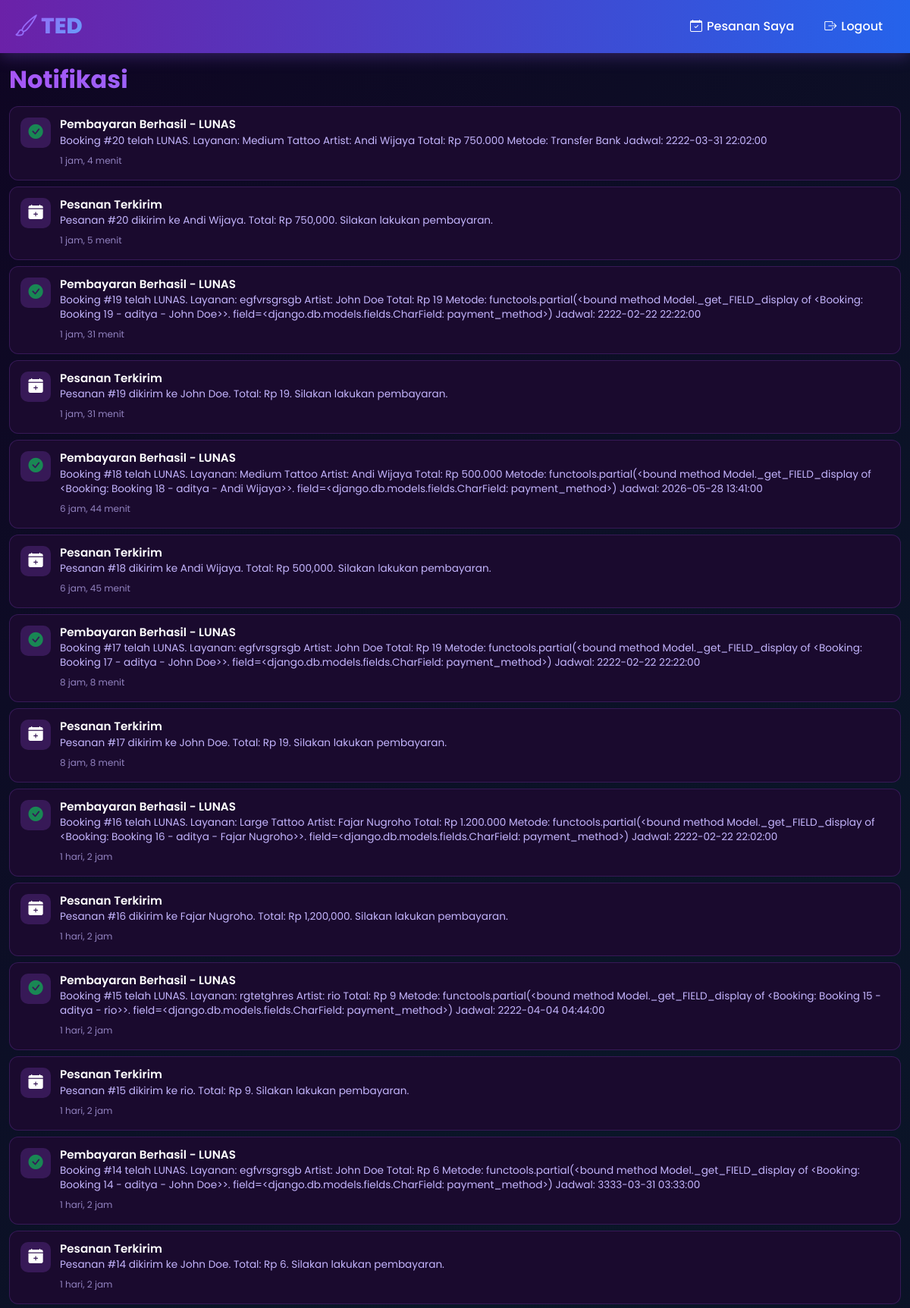
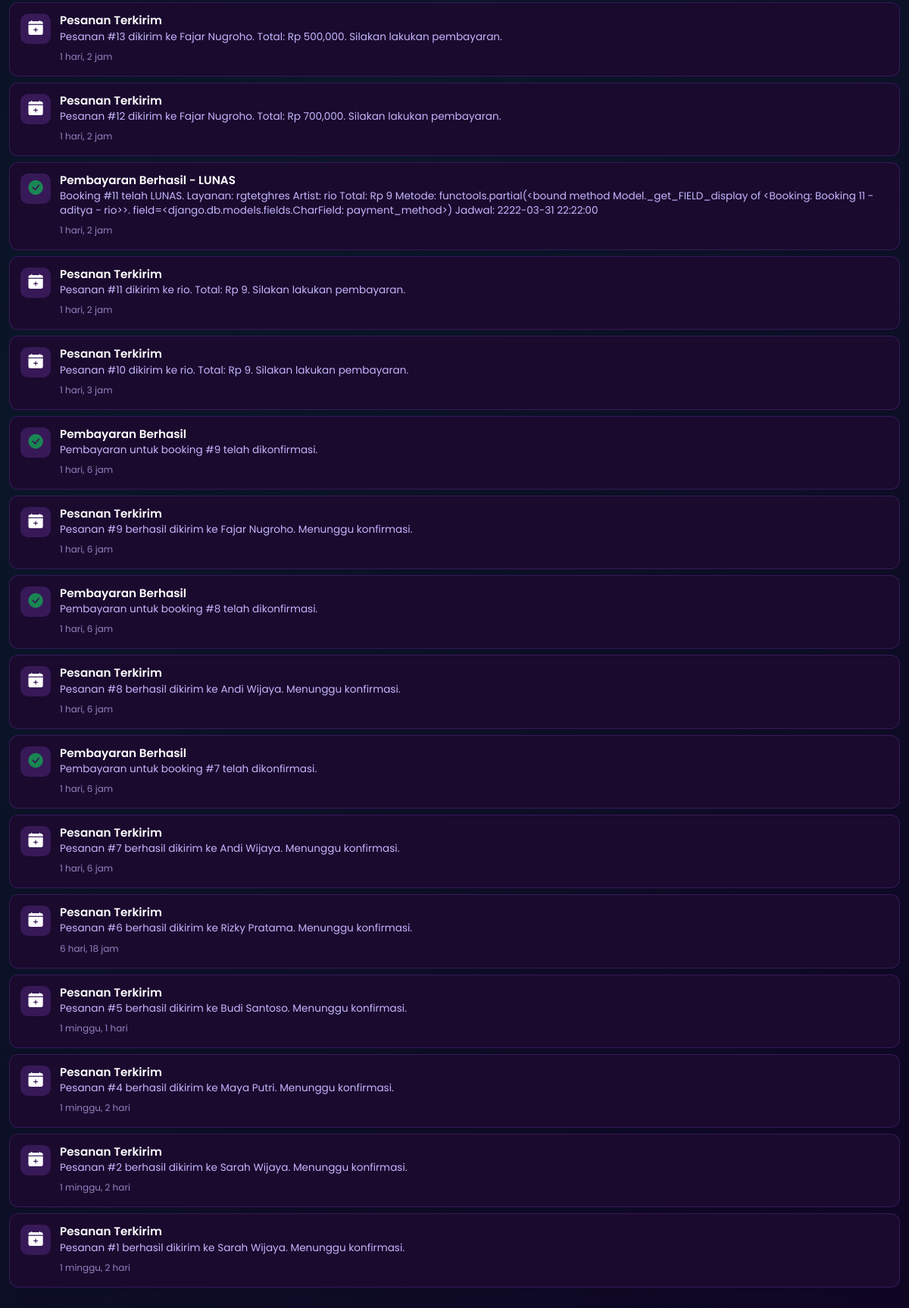
The app's page /notifications/ (signed in) with its own data (2 pictures, top to bottom).
### tedapp/models.py (models this page shows, shortened)
class Notification(models.Model):
    NOTIF_TYPES = [
        ('booking_new', 'Pesanan Baru'),
        ('booking_confirmed', 'Pesanan Dikonfirmasi'),
        ('booking_cancelled', 'Pesanan Dibatalkan'),
        ('artist_arrived', 'Seniman Tiba'),
        ('promo', 'Promosi'),
    ]
    user = models.ForeignKey(User, on_delete=models.CASCADE, related_name='notifications')
    notif_type = models.CharField(max_length=20, choices=NOTIF_TYPES)
    title = models.CharField(max_length=200)
    message = models.TextField()
    is_read = models.BooleanField(default=False)
    created_at = models.DateTimeField(auto_now_add=True)

### tedapp/views.py (the view)
# urls.py: path('notifications/', views.notifications, name='notifications'),
@login_required
def notifications(request):
    notifs = Notification.objects.filter(user=request.user).order_by('-created_at')[:50]
    Notification.objects.filter(user=request.user, is_read=False).update(is_read=True)
    return render(request, 'tedapp/notifications.html', {'notifications': notifs})

### tedapp/templates/tedapp/notifications.html
{% extends 'tedapp/base.html' %}
{% load static %}
{% block extra_css %}
<link rel="stylesheet" href="{% static 'notifications.css' %}" />
{% endblock %}
{% block content %}
<div class="container py-3">
    <h2 class="section-title mb-3">Notifikasi</h2>
    <div class="notifications-list">
        {% for notif in notifications %}
        <div class="notification-item {% if not notif.is_read %}unread{% endif %}">
            <div class="notif-icon">
                {% if notif.notif_type == 'booking_new' %}
                <i class="bi bi-calendar-plus-fill"></i>
                {% elif notif.notif_type == 'booking_confirmed' %}
                <i class="bi bi-check-circle-fill text-success"></i>
                {% elif notif.notif_type == 'booking_cancelled' %}
                <i class="bi bi-x-circle-fill text-danger"></i>
                {% elif notif.notif_type == 'artist_arrived' %}
                <i class="bi bi-person-fill text-info"></i>
                {% else %}
                <i class="bi bi-gift-fill text-warning"></i>
                {% endif %}
            </div>
            <div class="notif-content">
                <h6 class="notif-title">{{ notif.title }}</h6>
                <p class="notif-message">{{ notif.message }}</p>
                <small class="notif-time">{{ notif.created_at|timesince }}</small>
            </div>
        </div>
        {% empty %}
        <div class="text-center py-5">
            <i class="bi bi-bell-slash fs-1" style="color: var(--text-secondary);"></i>
            <h5 class="mt-3">Tidak ada notifikasi</h5>
        </div>
        {% endfor %}
    </div>
</div>
{% endblock %}

### static/base.css (style rules this page uses)
:root { --primary-purple: #6B21A8; --primary-purple-light: #9333EA; --primary-purple-dark: #581C87; --primary-blue: #2563EB; --primary-blue-light: #3B82F6; --primary-blue-dark: #1D4ED8; --accent-purple: #A855F7; --accent-blue: #60A5FA; --dark-bg: #0F0523; --card-bg: #1A0A2E; --text-primary: #FFFFFF; --text-secondary: #C4B5FD; --safe-area-bottom: env(safe-area-inset-bottom, 0px); }
* { margin: 0; padding: 0; box-sizing: border-box; -webkit-tap-highlight-color: transparent; -webkit-touch-callout: none; -webkit-user-select: none; user-select: none; }
html { overflow-x: hidden !important; max-width: 100vw !important; width: 100% !important; touch-action: pan-y pinch-zoom; }
body { font-family: 'Poppins', sans-serif; background: linear-gradient(135deg, var(--dark-bg) 0%, #0A1628 50%, var(--dark-bg) 100%); color: var(--text-primary); min-height: 100vh; overflow-x: hidden !important; overflow-y: auto; -webkit-overflow-scrolling: touch; padding-top: 70px; padding-bottom: 20px; max-width: 100%; width: 100%; touch-action: pan-y; }
.container, .row, section, article, main, nav, header, footer, div { max-width: 100%; overflow-x: hidden; }
@media (min-width: 1025px) { body { padding-top: 70px; } }
@media (min-width: 1025px) { .container { max-width: 1200px; } }
.section-title { font-weight: 700; background: linear-gradient(135deg, var(--accent-purple) 0%, var(--accent-blue) 100%); -webkit-background-clip: text; -webkit-text-fill-color: transparent; background-clip: text; }
@media (min-width: 769px) { body { padding-top: 70px; } }

### static/notifications.css (style rules this page uses)
.notifications-list { display: flex; flex-direction: column; gap: 8px; }
.notification-item { display: flex; align-items: flex-start; gap: 12px; padding: 14px; background: var(--card-bg); border-radius: 12px; border: 1px solid rgba(168, 85, 247, 0.2); cursor: pointer; position: relative; transition: all 0.2s; }
.notif-icon { width: 40px; height: 40px; border-radius: 10px; background: rgba(168, 85, 247, 0.2); display: flex; align-items: center; justify-content: center; font-size: 1.2rem; flex-shrink: 0; }
.notif-icon .text-success { color: #22c55e; }
.notif-content { flex: 1; min-width: 0; }
.notif-title { font-size: 0.95rem; font-weight: 600; margin-bottom: 2px; color: var(--text-primary); }
.notif-message { font-size: 0.85rem; color: var(--text-secondary); margin-bottom: 4px; line-height: 1.4; }
.notif-time { font-size: 0.75rem; color: var(--text-secondary); opacity: 0.7; }

### records on screen
Notification: title "Pembayaran Berhasil - LUNAS", message "Booking #20 telah LUNAS. Layanan: Medium Tattoo Artist: Andi Wijaya Total: Rp 750.000 Metode: Transfer Bank Jadwal: 2222-03-31 22:02:00", created_at "1 jam, 4 menit"
Notification: notif_type "booking_new" (drawn), title "Pesanan Terkirim", message "Pesanan #20 dikirim ke Andi Wijaya. Total: Rp 750,000. Silakan lakukan pembayaran.", created_at "1 jam, 5 menit"
Notification: title "Pembayaran Berhasil - LUNAS", message "Booking #19 telah LUNAS. Layanan: egfvrsgrsgb Artist: John Doe Total: Rp 19 Metode: functools.partial(<bound method Model._get_FIELD_display of <Booking: Booking 19 - aditya - John Doe>>. field=<django.db.models.fields.CharField: payment_method>) Jadwal: 2222-02-22 22:22:00", created_at "1 jam, 31 menit"
Notification: notif_type "booking_new" (drawn), title "Pesanan Terkirim", message "Pesanan #19 dikirim ke John Doe. Total: Rp 19. Silakan lakukan pembayaran.", created_at "1 jam, 31 menit"
Notification: title "Pembayaran Berhasil - LUNAS", message "Booking #18 telah LUNAS. Layanan: Medium Tattoo Artist: Andi Wijaya Total: Rp 500.000 Metode: functools.partial(<bound method Model._get_FIELD_display of <Booking: Booking 18 - aditya - Andi Wijaya>>. field=<django.db.models.fields.CharField: payment_method>) Jadwal: 2026-05-28 13:41:00", created_at "6 jam, 44 menit"
Notification: notif_type "booking_new" (drawn), title "Pesanan Terkirim", message "Pesanan #18 dikirim ke Andi Wijaya. Total: Rp 500,000. Silakan lakukan pembayaran.", created_at "6 jam, 45 menit"
Notification: title "Pembayaran Berhasil - LUNAS", message "Booking #17 telah LUNAS. Layanan: egfvrsgrsgb Artist: John Doe Total: Rp 19 Metode: functools.partial(<bound method Model._get_FIELD_display of <Booking: Booking 17 - aditya - John Doe>>. field=<django.db.models.fields.CharField: payment_method>) Jadwal: 2222-02-22 22:22:00", created_at "8 jam, 8 menit"
Notification: notif_type "booking_new" (drawn), title "Pesanan Terkirim", message "Pesanan #17 dikirim ke John Doe. Total: Rp 19. Silakan lakukan pembayaran.", created_at "8 jam, 8 menit"
Notification: title "Pembayaran Berhasil - LUNAS", message "Booking #16 telah LUNAS. Layanan: Large Tattoo Artist: Fajar Nugroho Total: Rp 1.200.000 Metode: functools.partial(<bound method Model._get_FIELD_display of <Booking: Booking 16 - aditya - Fajar Nugroho>>. field=<django.db.models.fields.CharField: payment_method>) Jadwal: 2222-02-22 22:02:00", created_at "1 hari, 2 jam"
Notification: notif_type "booking_new" (drawn), title "Pesanan Terkirim", message "Pesanan #16 dikirim ke Fajar Nugroho. Total: Rp 1,200,000. Silakan lakukan pembayaran.", created_at "1 hari, 2 jam"
Notification: title "Pembayaran Berhasil - LUNAS", message "Booking #15 telah LUNAS. Layanan: rgtetghres Artist: rio Total: Rp 9 Metode: functools.partial(<bound method Model._get_FIELD_display of <Booking: Booking 15 - aditya - rio>>. field=<django.db.models.fields.CharField: payment_method>) Jadwal: 2222-04-04 04:44:00", created_at "1 hari, 2 jam"
Notification: notif_type "booking_new" (drawn), title "Pesanan Terkirim", message "Pesanan #15 dikirim ke rio. Total: Rp 9. Silakan lakukan pembayaran.", created_at "1 hari, 2 jam"
Notification: title "Pembayaran Berhasil - LUNAS", message "Booking #14 telah LUNAS. Layanan: egfvrsgrsgb Artist: John Doe Total: Rp 6 Metode: functools.partial(<bound method Model._get_FIELD_display of <Booking: Booking 14 - aditya - John Doe>>. field=<django.db.models.fields.CharField: payment_method>) Jadwal: 3333-03-31 03:33:00", created_at "1 hari, 2 jam"
Notification: notif_type "booking_new" (drawn), title "Pesanan Terkirim", message "Pesanan #14 dikirim ke John Doe. Total: Rp 6. Silakan lakukan pembayaran.", created_at "1 hari, 2 jam"
Notification: notif_type "booking_new" (drawn), title "Pesanan Terkirim", message "Pesanan #13 dikirim ke Fajar Nugroho. Total: Rp 500,000. Silakan lakukan pembayaran.", created_at "1 hari, 2 jam"
Notification: notif_type "booking_new" (drawn), title "Pesanan Terkirim", message "Pesanan #12 dikirim ke Fajar Nugroho. Total: Rp 700,000. Silakan lakukan pembayaran.", created_at "1 hari, 2 jam"
Notification: title "Pembayaran Berhasil - LUNAS", message "Booking #11 telah LUNAS. Layanan: rgtetghres Artist: rio Total: Rp 9 Metode: functools.partial(<bound method Model._get_FIELD_display of <Booking: Booking 11 - aditya - rio>>. field=<django.db.models.fields.CharField: payment_method>) Jadwal: 2222-03-31 22:22:00", created_at "1 hari, 2 jam"
Notification: notif_type "booking_new" (drawn), title "Pesanan Terkirim", message "Pesanan #11 dikirim ke rio. Total: Rp 9. Silakan lakukan pembayaran.", created_at "1 hari, 2 jam"
Notification: notif_type "booking_new" (drawn), title "Pesanan Terkirim", message "Pesanan #10 dikirim ke rio. Total: Rp 9. Silakan lakukan pembayaran.", created_at "1 hari, 3 jam"
Notification: title "Pembayaran Berhasil", message "Pembayaran untuk booking #9 telah dikonfirmasi.", created_at "1 hari, 6 jam"
Notification: notif_type "booking_new" (drawn), title "Pesanan Terkirim", message "Pesanan #9 berhasil dikirim ke Fajar Nugroho. Menunggu konfirmasi.", created_at "1 hari, 6 jam"
Notification: title "Pembayaran Berhasil", message "Pembayaran untuk booking #8 telah dikonfirmasi.", created_at "1 hari, 6 jam"
Notification: notif_type "booking_new" (drawn), title "Pesanan Terkirim", message "Pesanan #8 berhasil dikirim ke Andi Wijaya. Menunggu konfirmasi.", created_at "1 hari, 6 jam"
Notification: title "Pembayaran Berhasil", message "Pembayaran untuk booking #7 telah dikonfirmasi.", created_at "1 hari, 6 jam"
Notification: notif_type "booking_new" (drawn), title "Pesanan Terkirim", message "Pesanan #7 berhasil dikirim ke Andi Wijaya. Menunggu konfirmasi.", created_at "1 hari, 6 jam"
Notification: notif_type "booking_new" (drawn), title "Pesanan Terkirim", message "Pesanan #6 berhasil dikirim ke Rizky Pratama. Menunggu konfirmasi.", created_at "6 hari, 18 jam"
Notification: notif_type "booking_new" (drawn), title "Pesanan Terkirim", message "Pesanan #5 berhasil dikirim ke Budi Santoso. Menunggu konfirmasi.", created_at "1 minggu, 1 hari"
Notification: notif_type "booking_new" (drawn), title "Pesanan Terkirim", message "Pesanan #4 berhasil dikirim ke Maya Putri. Menunggu konfirmasi.", created_at "1 minggu, 2 hari"
Notification: notif_type "booking_new" (drawn), title "Pesanan Terkirim", message "Pesanan #2 berhasil dikirim ke Sarah Wijaya. Menunggu konfirmasi.", created_at "1 minggu, 2 hari"
Notification: notif_type "booking_new" (drawn), title "Pesanan Terkirim", message "Pesanan #1 berhasil dikirim ke Sarah Wijaya. Menunggu konfirmasi.", created_at "1 minggu, 2 hari"
